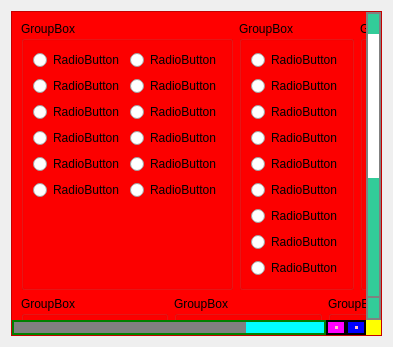
<?xml version="1.0" encoding="UTF-8"?>
<ui version="4.0">
 <class>Form</class>
 <widget class="QWidget" name="Form">
  <property name="geometry">
   <rect>
    <x>0</x>
    <y>0</y>
    <width>393</width>
    <height>347</height>
   </rect>
  </property>
  <property name="windowTitle">
   <string>Form</string>
  </property>
  <property name="styleSheet">
   <string notr="true">QScrollArea { background:red; }
QScrollArea .QWidget { background:transparent; }
QScrollArea::corner { background:yellow; }


   QScrollBar:horizontal {
             border: 2px solid green;
             background: cyan;
             height: 15px;
             margin: 0px 40px 0 0px;
         }

       QScrollBar::handle:horizontal {
             background: gray;
             min-width: 20px;
         }

         QScrollBar::add-line:horizontal {
             background: blue;
             width: 16px;
             subcontrol-position: right;
             subcontrol-origin: margin;
             border: 2px solid black;
         }

         QScrollBar::sub-line:horizontal {
             background: magenta;
             width: 16px;
             subcontrol-position: top right;
             subcontrol-origin: margin;
             border: 2px solid black;
             position: absolute;
             right: 20px;
         }

         QScrollBar:left-arrow:horizontal, QScrollBar::right-arrow:horizontal {
             width: 3px;
             height: 3px;
             background: pink;
         }

         QScrollBar::add-page:horizontal, QScrollBar::sub-page:horizontal {
             background: none;
         }



  QScrollBar:vertical {
             border: 2px solid grey;
             background: #32CC99;
             width: 15px;
             margin: 20px 0px 20px 0px;
         }
 QScrollBar::handle:vertical {
             background: white;
             min-height: 20px;
         }
         QScrollBar::add-line:vertical {
             border: 2px solid grey;
             background: #32CC99;
             height: 20px;
             subcontrol-position: bottom;
             subcontrol-origin: margin;
         }

         QScrollBar::sub-line:vertical {
             border: 2px solid grey;
             background: #32CC99;
             height: 20px;
             subcontrol-position: top;
             subcontrol-origin: margin;
         }

    QScrollBar:left-arrow:vertical, QScrollBar::right-arrow:vertical {
             border: 2px solid grey;
             width: 3px;
             height: 3px;
             background: white;
         }

         QScrollBar::add-page:vertical, QScrollBar::sub-page:vertical {
             background: none;
         }



</string>
  </property>
  <layout class="QVBoxLayout" name="verticalLayout_8">
   <item>
    <widget class="QScrollArea" name="scrollArea">
     <property name="widgetResizable">
      <bool>true</bool>
     </property>
     <widget class="QWidget" name="scrollAreaWidgetContents">
      <property name="geometry">
       <rect>
        <x>-60</x>
        <y>-145</y>
        <width>554</width>
        <height>575</height>
       </rect>
      </property>
      <layout class="QGridLayout" name="gridLayout_3">
       <item row="0" column="0">
        <widget class="QGroupBox" name="groupBox_4">
         <property name="title">
          <string>GroupBox</string>
         </property>
         <layout class="QGridLayout" name="gridLayout_4">
          <item row="0" column="0">
           <widget class="QRadioButton" name="radioButton_56">
            <property name="text">
             <string>RadioButton</string>
            </property>
           </widget>
          </item>
          <item row="0" column="1">
           <widget class="QRadioButton" name="radioButton_83">
            <property name="text">
             <string>RadioButton</string>
            </property>
           </widget>
          </item>
          <item row="1" column="0">
           <widget class="QRadioButton" name="radioButton_82">
            <property name="text">
             <string>RadioButton</string>
            </property>
           </widget>
          </item>
          <item row="1" column="1">
           <widget class="QRadioButton" name="radioButton_84">
            <property name="text">
             <string>RadioButton</string>
            </property>
           </widget>
          </item>
          <item row="2" column="0">
           <widget class="QRadioButton" name="radioButton_57">
            <property name="text">
             <string>RadioButton</string>
            </property>
           </widget>
          </item>
          <item row="2" column="1">
           <widget class="QRadioButton" name="radioButton_62">
            <property name="text">
             <string>RadioButton</string>
            </property>
           </widget>
          </item>
          <item row="3" column="0">
           <widget class="QRadioButton" name="radioButton_59">
            <property name="text">
             <string>RadioButton</string>
            </property>
           </widget>
          </item>
          <item row="3" column="1">
           <widget class="QRadioButton" name="radioButton_55">
            <property name="text">
             <string>RadioButton</string>
            </property>
           </widget>
          </item>
          <item row="4" column="0">
           <widget class="QRadioButton" name="radioButton_60">
            <property name="text">
             <string>RadioButton</string>
            </property>
           </widget>
          </item>
          <item row="4" column="1">
           <widget class="QRadioButton" name="radioButton_61">
            <property name="text">
             <string>RadioButton</string>
            </property>
           </widget>
          </item>
          <item row="5" column="0">
           <widget class="QRadioButton" name="radioButton_58">
            <property name="text">
             <string>RadioButton</string>
            </property>
           </widget>
          </item>
          <item row="5" column="1">
           <widget class="QRadioButton" name="radioButton_63">
            <property name="text">
             <string>RadioButton</string>
            </property>
           </widget>
          </item>
          <item row="6" column="0">
           <spacer name="verticalSpacer">
            <property name="orientation">
             <enum>Qt::Vertical</enum>
            </property>
            <property name="sizeHint" stdset="0">
             <size>
              <width>20</width>
              <height>81</height>
             </size>
            </property>
           </spacer>
          </item>
         </layout>
        </widget>
       </item>
       <item row="0" column="1">
        <widget class="QGroupBox" name="groupBox_5">
         <property name="title">
          <string>GroupBox</string>
         </property>
         <layout class="QVBoxLayout" name="verticalLayout_7">
          <item>
           <widget class="QRadioButton" name="radioButton_64">
            <property name="text">
             <string>RadioButton</string>
            </property>
           </widget>
          </item>
          <item>
           <widget class="QRadioButton" name="radioButton_65">
            <property name="text">
             <string>RadioButton</string>
            </property>
           </widget>
          </item>
          <item>
           <widget class="QRadioButton" name="radioButton_66">
            <property name="text">
             <string>RadioButton</string>
            </property>
           </widget>
          </item>
          <item>
           <widget class="QRadioButton" name="radioButton_67">
            <property name="text">
             <string>RadioButton</string>
            </property>
           </widget>
          </item>
          <item>
           <widget class="QRadioButton" name="radioButton_68">
            <property name="text">
             <string>RadioButton</string>
            </property>
           </widget>
          </item>
          <item>
           <widget class="QRadioButton" name="radioButton_69">
            <property name="text">
             <string>RadioButton</string>
            </property>
           </widget>
          </item>
          <item>
           <widget class="QRadioButton" name="radioButton_70">
            <property name="text">
             <string>RadioButton</string>
            </property>
           </widget>
          </item>
          <item>
           <widget class="QRadioButton" name="radioButton_71">
            <property name="text">
             <string>RadioButton</string>
            </property>
           </widget>
          </item>
          <item>
           <widget class="QRadioButton" name="radioButton_72">
            <property name="text">
             <string>RadioButton</string>
            </property>
           </widget>
          </item>
         </layout>
        </widget>
       </item>
       <item row="0" column="2">
        <widget class="QGroupBox" name="groupBox_6">
         <property name="title">
          <string>GroupBox</string>
         </property>
         <layout class="QVBoxLayout" name="verticalLayout_3">
          <item>
           <widget class="QRadioButton" name="radioButton_73">
            <property name="text">
             <string>RadioButton</string>
            </property>
           </widget>
          </item>
          <item>
           <widget class="QRadioButton" name="radioButton_74">
            <property name="text">
             <string>RadioButton</string>
            </property>
           </widget>
          </item>
          <item>
           <widget class="QRadioButton" name="radioButton_75">
            <property name="text">
             <string>RadioButton</string>
            </property>
           </widget>
          </item>
          <item>
           <widget class="QRadioButton" name="radioButton_76">
            <property name="text">
             <string>RadioButton</string>
            </property>
           </widget>
          </item>
          <item>
           <widget class="QRadioButton" name="radioButton_77">
            <property name="text">
             <string>RadioButton</string>
            </property>
           </widget>
          </item>
          <item>
           <widget class="QRadioButton" name="radioButton_78">
            <property name="text">
             <string>RadioButton</string>
            </property>
           </widget>
          </item>
          <item>
           <widget class="QRadioButton" name="radioButton_79">
            <property name="text">
             <string>RadioButton</string>
            </property>
           </widget>
          </item>
          <item>
           <widget class="QRadioButton" name="radioButton_80">
            <property name="text">
             <string>RadioButton</string>
            </property>
           </widget>
          </item>
          <item>
           <widget class="QRadioButton" name="radioButton_81">
            <property name="text">
             <string>RadioButton</string>
            </property>
           </widget>
          </item>
         </layout>
        </widget>
       </item>
       <item row="1" column="0" colspan="3">
        <layout class="QGridLayout" name="gridLayout_2">
         <item row="0" column="0">
          <widget class="QGroupBox" name="groupBox">
           <property name="title">
            <string>GroupBox</string>
           </property>
           <layout class="QVBoxLayout" name="verticalLayout_2">
            <item>
             <widget class="QRadioButton" name="radioButton_9">
              <property name="text">
               <string>RadioButton</string>
              </property>
             </widget>
            </item>
            <item>
             <widget class="QRadioButton" name="radioButton_6">
              <property name="text">
               <string>RadioButton</string>
              </property>
             </widget>
            </item>
            <item>
             <widget class="QRadioButton" name="radioButton">
              <property name="text">
               <string>RadioButton</string>
              </property>
             </widget>
            </item>
            <item>
             <widget class="QRadioButton" name="radioButton_7">
              <property name="text">
               <string>RadioButton</string>
              </property>
             </widget>
            </item>
            <item>
             <widget class="QRadioButton" name="radioButton_3">
              <property name="text">
               <string>RadioButton</string>
              </property>
             </widget>
            </item>
            <item>
             <widget class="QRadioButton" name="radioButton_5">
              <property name="text">
               <string>RadioButton</string>
              </property>
             </widget>
            </item>
            <item>
             <widget class="QRadioButton" name="radioButton_4">
              <property name="text">
               <string>RadioButton</string>
              </property>
             </widget>
            </item>
            <item>
             <widget class="QRadioButton" name="radioButton_8">
              <property name="text">
               <string>RadioButton</string>
              </property>
             </widget>
            </item>
            <item>
             <widget class="QRadioButton" name="radioButton_2">
              <property name="text">
               <string>RadioButton</string>
              </property>
             </widget>
            </item>
           </layout>
          </widget>
         </item>
         <item row="0" column="1">
          <widget class="QGroupBox" name="groupBox_2">
           <property name="title">
            <string>GroupBox</string>
           </property>
           <layout class="QVBoxLayout" name="verticalLayout">
            <item>
             <widget class="QRadioButton" name="radioButton_10">
              <property name="text">
               <string>RadioButton</string>
              </property>
             </widget>
            </item>
            <item>
             <widget class="QRadioButton" name="radioButton_11">
              <property name="text">
               <string>RadioButton</string>
              </property>
             </widget>
            </item>
            <item>
             <widget class="QRadioButton" name="radioButton_12">
              <property name="text">
               <string>RadioButton</string>
              </property>
             </widget>
            </item>
            <item>
             <widget class="QRadioButton" name="radioButton_13">
              <property name="text">
               <string>RadioButton</string>
              </property>
             </widget>
            </item>
            <item>
             <widget class="QRadioButton" name="radioButton_14">
              <property name="text">
               <string>RadioButton</string>
              </property>
             </widget>
            </item>
            <item>
             <widget class="QRadioButton" name="radioButton_15">
              <property name="text">
               <string>RadioButton</string>
              </property>
             </widget>
            </item>
            <item>
             <widget class="QRadioButton" name="radioButton_16">
              <property name="text">
               <string>RadioButton</string>
              </property>
             </widget>
            </item>
            <item>
             <widget class="QRadioButton" name="radioButton_17">
              <property name="text">
               <string>RadioButton</string>
              </property>
             </widget>
            </item>
            <item>
             <widget class="QRadioButton" name="radioButton_18">
              <property name="text">
               <string>RadioButton</string>
              </property>
             </widget>
            </item>
           </layout>
          </widget>
         </item>
         <item row="0" column="2">
          <widget class="QGroupBox" name="groupBox_3">
           <property name="title">
            <string>GroupBox</string>
           </property>
           <layout class="QGridLayout" name="gridLayout">
            <item row="0" column="0">
             <widget class="QRadioButton" name="radioButton_19">
              <property name="text">
               <string>RadioButton</string>
              </property>
             </widget>
            </item>
            <item row="1" column="0">
             <widget class="QRadioButton" name="radioButton_20">
              <property name="text">
               <string>RadioButton</string>
              </property>
             </widget>
            </item>
            <item row="2" column="0">
             <widget class="QRadioButton" name="radioButton_21">
              <property name="text">
               <string>RadioButton</string>
              </property>
             </widget>
            </item>
            <item row="3" column="0">
             <widget class="QRadioButton" name="radioButton_22">
              <property name="text">
               <string>RadioButton</string>
              </property>
             </widget>
            </item>
            <item row="4" column="0">
             <widget class="QRadioButton" name="radioButton_23">
              <property name="text">
               <string>RadioButton</string>
              </property>
             </widget>
            </item>
            <item row="5" column="0">
             <widget class="QRadioButton" name="radioButton_24">
              <property name="text">
               <string>RadioButton</string>
              </property>
             </widget>
            </item>
            <item row="6" column="0">
             <widget class="QRadioButton" name="radioButton_25">
              <property name="text">
               <string>RadioButton</string>
              </property>
             </widget>
            </item>
            <item row="7" column="0">
             <widget class="QRadioButton" name="radioButton_26">
              <property name="text">
               <string>RadioButton</string>
              </property>
             </widget>
            </item>
            <item row="8" column="0">
             <widget class="QRadioButton" name="radioButton_27">
              <property name="text">
               <string>RadioButton</string>
              </property>
             </widget>
            </item>
           </layout>
          </widget>
         </item>
        </layout>
       </item>
      </layout>
     </widget>
    </widget>
   </item>
  </layout>
 </widget>
 <resources/>
 <connections/>
</ui>
